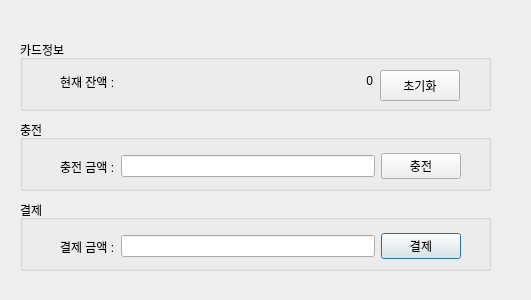
<?xml version="1.0" encoding="UTF-8"?>
<ui version="4.0">
 <class>Dialog</class>
 <widget class="QDialog" name="Dialog">
  <property name="geometry">
   <rect>
    <x>0</x>
    <y>0</y>
    <width>531</width>
    <height>300</height>
   </rect>
  </property>
  <property name="windowTitle">
   <string>Dialog</string>
  </property>
  <widget class="QGroupBox" name="groupBox">
   <property name="geometry">
    <rect>
     <x>20</x>
     <y>200</y>
     <width>471</width>
     <height>71</height>
    </rect>
   </property>
   <property name="title">
    <string>결제</string>
   </property>
   <widget class="QWidget" name="">
    <property name="geometry">
     <rect>
      <x>40</x>
      <y>30</y>
      <width>401</width>
      <height>33</height>
     </rect>
    </property>
    <layout class="QHBoxLayout" name="horizontalLayout">
     <item>
      <widget class="QLabel" name="label_6">
       <property name="text">
        <string>결제 금액 :</string>
       </property>
      </widget>
     </item>
     <item>
      <widget class="QLineEdit" name="PayEdit">
       <property name="layoutDirection">
        <enum>Qt::RightToLeft</enum>
       </property>
       <property name="alignment">
        <set>Qt::AlignRight|Qt::AlignTrailing|Qt::AlignVCenter</set>
       </property>
      </widget>
     </item>
     <item>
      <widget class="QPushButton" name="btnPay">
       <property name="text">
        <string>결제</string>
       </property>
      </widget>
     </item>
    </layout>
   </widget>
  </widget>
  <widget class="QGroupBox" name="groupBox_2">
   <property name="geometry">
    <rect>
     <x>20</x>
     <y>120</y>
     <width>471</width>
     <height>71</height>
    </rect>
   </property>
   <property name="title">
    <string>충전</string>
   </property>
   <widget class="QWidget" name="layoutWidget">
    <property name="geometry">
     <rect>
      <x>40</x>
      <y>30</y>
      <width>401</width>
      <height>33</height>
     </rect>
    </property>
    <layout class="QHBoxLayout" name="horizontalLayout_2">
     <item>
      <widget class="QLabel" name="label_7">
       <property name="text">
        <string>충전 금액 :</string>
       </property>
      </widget>
     </item>
     <item>
      <widget class="QLineEdit" name="ChargeEdit">
       <property name="layoutDirection">
        <enum>Qt::RightToLeft</enum>
       </property>
       <property name="alignment">
        <set>Qt::AlignRight|Qt::AlignTrailing|Qt::AlignVCenter</set>
       </property>
      </widget>
     </item>
     <item>
      <widget class="QPushButton" name="btnCharge">
       <property name="text">
        <string>충전</string>
       </property>
      </widget>
     </item>
    </layout>
   </widget>
  </widget>
  <widget class="QGroupBox" name="groupBox_3">
   <property name="geometry">
    <rect>
     <x>20</x>
     <y>40</y>
     <width>471</width>
     <height>71</height>
    </rect>
   </property>
   <property name="title">
    <string>카드정보</string>
   </property>
   <widget class="QLabel" name="moneyStatus">
    <property name="geometry">
     <rect>
      <x>112</x>
      <y>31</y>
      <width>241</width>
      <height>20</height>
     </rect>
    </property>
    <property name="layoutDirection">
     <enum>Qt::LeftToRight</enum>
    </property>
    <property name="text">
     <string>0</string>
    </property>
    <property name="alignment">
     <set>Qt::AlignRight|Qt::AlignTrailing|Qt::AlignVCenter</set>
    </property>
   </widget>
   <widget class="QLabel" name="label_8">
    <property name="geometry">
     <rect>
      <x>40</x>
      <y>30</y>
      <width>66</width>
      <height>23</height>
     </rect>
    </property>
    <property name="text">
     <string>현재 잔액 :</string>
    </property>
   </widget>
   <widget class="QPushButton" name="btnReset">
    <property name="enabled">
     <bool>true</bool>
    </property>
    <property name="geometry">
     <rect>
      <x>360</x>
      <y>30</y>
      <width>80</width>
      <height>31</height>
     </rect>
    </property>
    <property name="text">
     <string>초기화</string>
    </property>
   </widget>
  </widget>
 </widget>
 <resources/>
 <connections/>
</ui>
